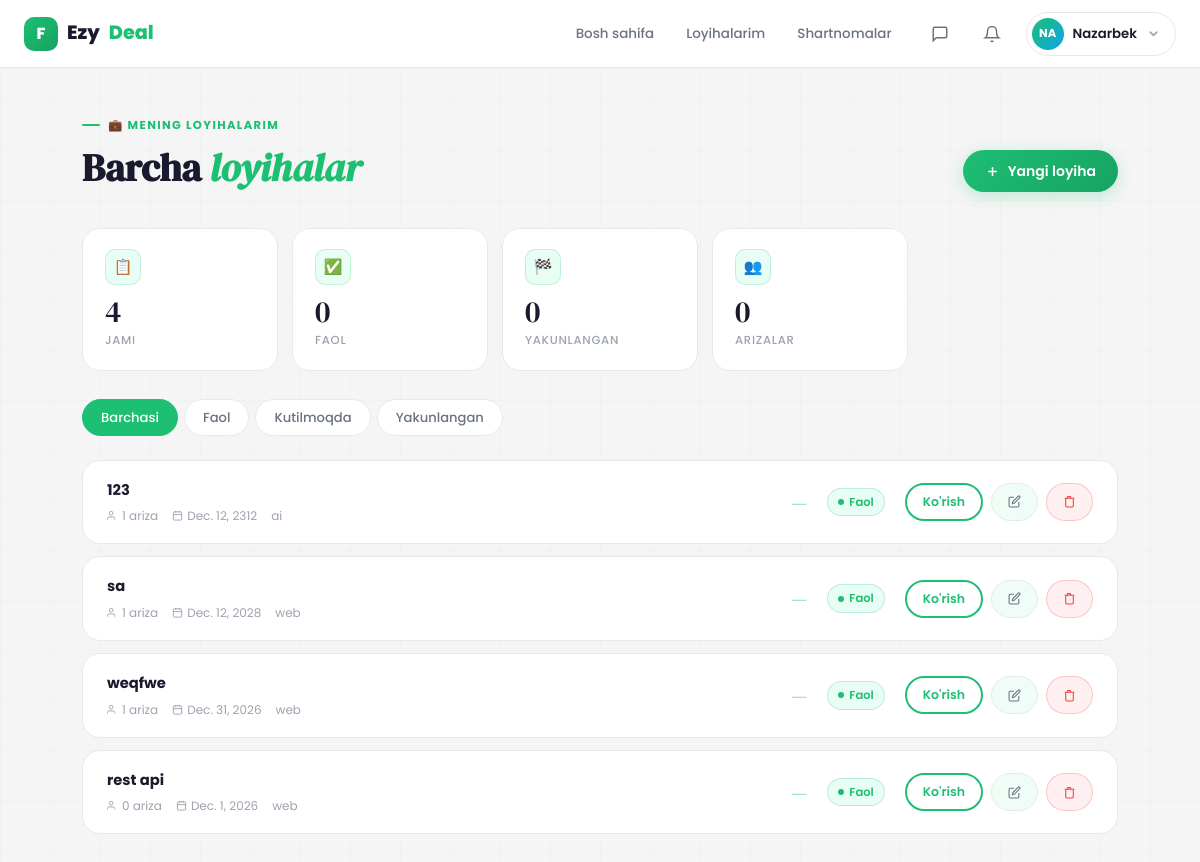
The page /projects/myprojects/ (signed in) on the database as committed earlier.
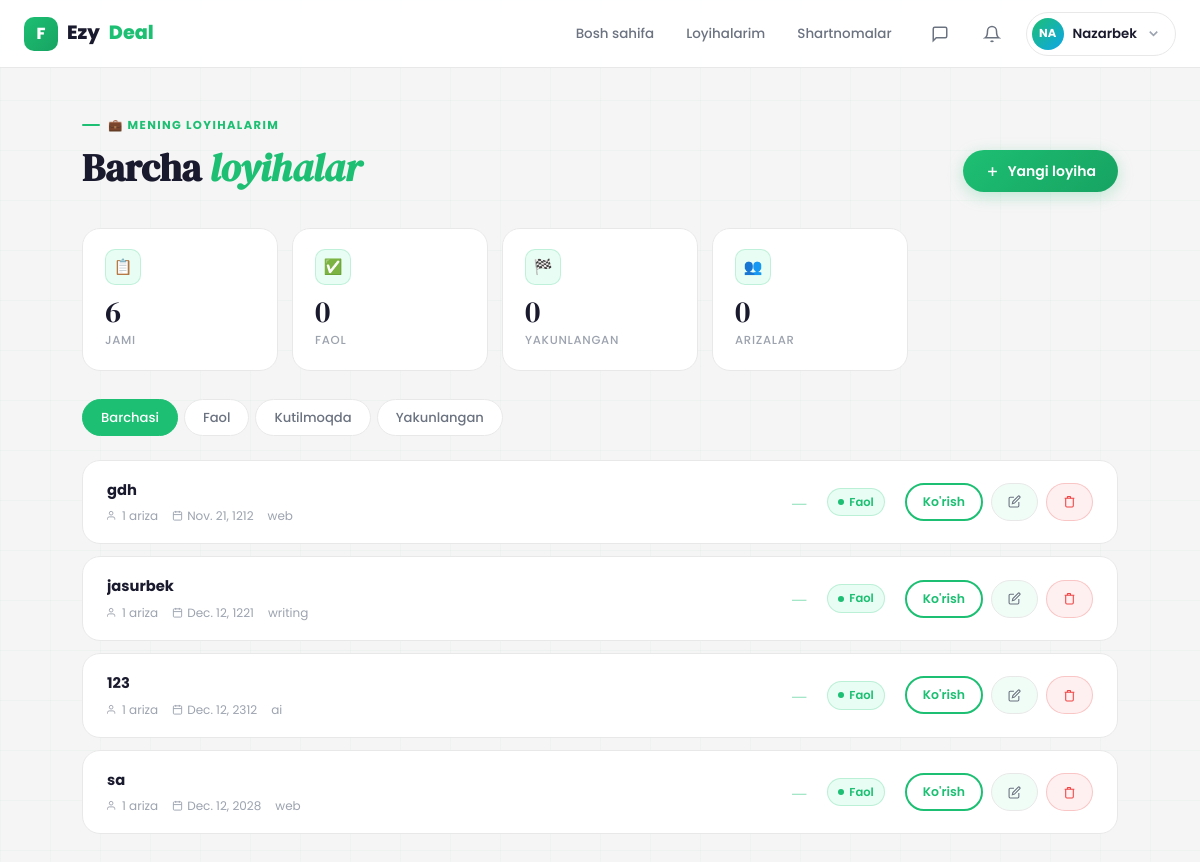
The same page on the database as committed later.
### Projects/models.py (models this page shows, shortened)
class Project(models.Model):
    WEB = "web"
    DESIGN = "design"
    MOBILE = "mobile"
    WRITING = "writing"
    DATA = "data"
    AI = "ai"
    CATEGORY_CHOICES = [
        (WEB, "Web Development"),
        (DESIGN, "Design"),
        (MOBILE, "Mobile Development"),
        (WRITING, "Content Writing"),
        (DATA, "Data Science"),
        (AI, "AI / ML"),
    ]
    OPEN = "open"
    IN_PROGRESS = "in_progress"
    COMPLETED = "completed"
    CANCELLED = "cancelled"
    STATUS_CHOICES = (
        (OPEN, "Open"),
        (IN_PROGRESS, "In Progress"),
        (COMPLETED, "Completed"),
        (CANCELLED, "Cancelled"),
    )
    FIXED = "fixed"
    HOURLY = "hourly"
    MILESTONE = "milestone"
    BUDGET_TYPE_CHOICES = [
        (FIXED, "Fixed"),
        (HOURLY, "Hourly"),
        (MILESTONE, "Milestone"),
    ]
    ENTRY = "entry"
    INTERMEDIATE = "intermediate"
    EXPERT = "expert"
    LEVEL_CHOICES = [
        (ENTRY, "Entry"),
        (INTERMEDIATE, "Intermediate"),
        (EXPERT, "Expert"),
    ]
    client = models.ForeignKey(
        settings.AUTH_USER_MODEL,
        on_delete=models.CASCADE,
        related_name="projects"
    )
    title = models.CharField(max_length=255)
    description = models.TextField()
    category = models.CharField(max_length=20, choices=CATEGORY_CHOICES)
    budget_type = models.CharField(max_length=20, choices=BUDGET_TYPE_CHOICES, default=FIXED)
    budget_min = models.DecimalField(max_digits=12, decimal_places=2, null=True, blank=True)
    budget_max = models.DecimalField(max_digits=12, decimal_places=2, null=True, blank=True)
    level = models.CharField(max_length=20, choices=LEVEL_CHOICES, default=INTERMEDIATE)
    skills = models.TextField(blank=True, null=True)
    deadline = models.DateField()
    status = models.CharField(max_length=20, choices=STATUS_CHOICES, default=OPEN)
    created_at = models.DateTimeField(auto_now_add=True)

### Projects/views.py (the view)
# urls.py: path('myprojects/', views.SelfProjectsView, name='myprojects'),
@login_required(login_url='login')
def SelfProjectsView(request):
    projects = Project.objects.filter(client=request.user).order_by('-created_at')
    paginator = Paginator(projects, 12)
    page = paginator.get_page(request.GET.get('page'))
    return render(request, 'myprojects.html', {'projects': page, 'page_obj': page})

### Notifications/context_processors.py (called while the page is built)
def notifications_count(request):
    if request.user.is_authenticated:
        count = request.user.notifications.filter(is_read=False).count()
        recent = list(request.user.notifications.all()[:5])
        return {'unread_notifications': count, 'recent_notifications': recent}
    return {'unread_notifications': 0, 'recent_notifications': []}

### templates/myprojects.html (shortened to what the changed rows need)
{% extends 'base.html' %}
{% block content %}
<div class="myp-wrap">
    <div class="myp-header animate-up">
        <div>
            <h1 class="myp-title">Barcha <em>loyihalar</em></h1>
        </div>
    </div>
    <div class="stats-strip">
        <div class="strip-card" style="animation-delay:.05s">
            <div class="strip-card-icon">📋</div>
            <div class="strip-card-val">{{ projects|length }}</div>
            <div class="strip-card-label">Jami</div>
        </div>
    </div>
    {% if projects %}
    <div class="projects-list">
        {% for project in projects %}
        <div class="proj-row scroll-reveal">
            <div>
                <div class="proj-title">{{ project.title }}</div>
                <div class="proj-meta">
                    <span class="proj-meta-item">
                        <svg width="11" height="11" viewBox="0 0 24 24" fill="none" stroke="currentColor" stroke-width="2"><path d="M17 21v-2a4 4 0 0 0-4-4H5a4 4 0 0 0-4 4v2"/><circle cx="9" cy="7" r="4"/></svg>
                        {{ project.bids.count|default:0 }} ariza
                    </span>
                    <span class="proj-meta-item">
                        <svg width="11" height="11" viewBox="0 0 24 24" fill="none" stroke="currentColor" stroke-width="2"><rect x="3" y="4" width="18" height="18" rx="2"/><line x1="16" y1="2" x2="16" y2="6"/><line x1="8" y1="2" x2="8" y2="6"/><line x1="3" y1="10" x2="21" y2="10"/></svg>
                        {{ project.deadline|default:"Muddatsiz" }}
                    </span>
                    <span class="proj-meta-item">{{ project.category|default:"Kategoriyasiz" }}</span>
                </div>
            </div>
            <div class="proj-budget">{% if project.budget %}${{ project.budget }}{% else %}—{% endif %}</div>
            <div class="proj-status status-active">Faol</div>
            <div class="proj-actions">
                <a href="{% url 'project_detail' project.id %}" class="btn btn-outline btn-sm">Ko'rish</a>
                <a href="{% url 'edit_project' project.id %}" class="btn btn-ghost btn-sm">
                    <svg width="13" height="13" viewBox="0 0 24 24" fill="none" stroke="currentColor" stroke-width="2"><path d="M11 4H4a2 2 0 0 0-2 2v14a2 2 0 0 0 2 2h14a2 2 0 0 0 2-2v-7"/><path d="M18.5 2.5a2.121 2.121 0 0 1 3 3L12 15l-4 1 1-4 9.5-9.5z"/></svg>
                </a>
                <a href="{% url 'project_delete' project.id %}" class="btn btn-danger btn-sm">
                    <svg width="13" height="13" viewBox="0 0 24 24" fill="none" stroke="currentColor" stroke-width="2"><polyline points="3 6 5 6 21 6"/><path d="M19 6v14a2 2 0 0 1-2 2H7a2 2 0 0 1-2-2V6m3 0V4a1 1 0 0 1 1-1h4a1 1 0 0 1 1 1v2"/></svg>
                </a>
            </div>
        </div>
        {% endfor %}
    </div>
    {% endif %}
</div>
{% endblock %}

Rows that differ between the two databases and show on the page:
no longer on this page (row unchanged): Project: title "weqfwe", bids.count "1", deadline "Dec. 31, 2026", category "web"
no longer on this page (row unchanged): Project: title "rest api", bids.count "0", deadline "Dec. 1, 2026", category "web"
added Project: title "gdh", bids.count "1", deadline "Nov. 21, 1212", category "web"
added Project: title "jasurbek", bids.count "1", deadline "Dec. 12, 1221", category "writing"
Other text that changed with them:
{{ projects|length }}: "4" → "6"
